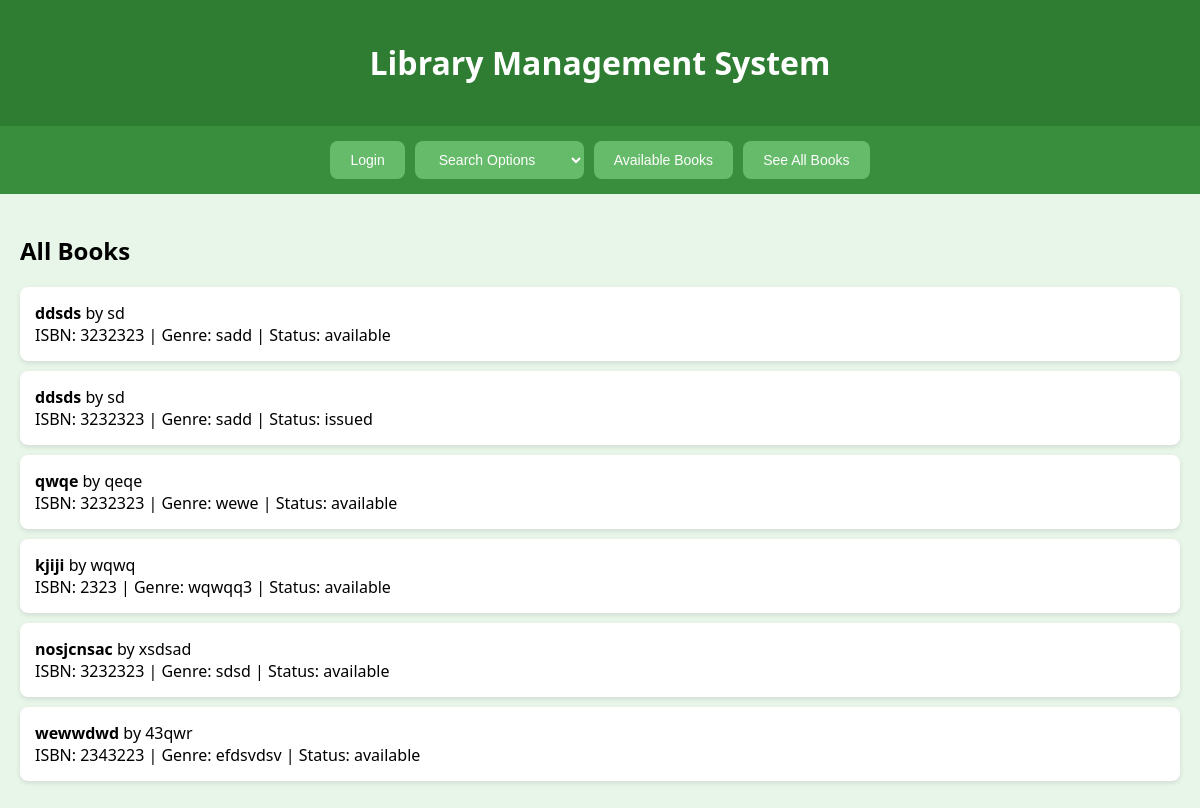
/books, run on the app's committed database.
### tables this page shows
CREATE TABLE books(
id INTEGER PRIMARY KEY AUTOINCREMENT,
ISBN TEXT NOT NULL,
title TEXT NOT NULL,
author TEXT NOT NULL,
publisher TEXT NOT NULL,
genre TEXT ,
price REAL NOT NULL, 
min_age TEXT NOT NULL,
pages INTEGER,
status TEXT NOT NULL
);

### app.py (the view)
@app.route('/books')
def see_all_books():
    conn = get_db_connection()
    books = conn.execute("SELECT * FROM books").fetchall()
    conn.close()
    return render_template('lms.html', books=books)

### app.py (called while the page is built)
def get_db_connection():
    conn = sqlite3.connect("lms_basic.db")
    conn.row_factory = sqlite3.Row
    conn.execute("PRAGMA foreign_keys = ON")
    return conn

### templates/lms.html (shortened to what this page needs)
<!DOCTYPE html>
<html>
<head>
</head>
<body>
    <header>
        <h1>Library Management System</h1>
    </header>
    <nav>
        {% if not session.get('username') %}
            <button onclick="showSection('login')">Login</button>
        {% endif %}
        <select onchange="handleSearchDropdown(this)">
            <option selected disabled>Search Options</option>
        </select>
        <button onclick="window.location.href='/available'">Available Books</button>
        <button onclick="window.location.href='/books'">See All Books</button>
    </nav>
    <section class="results-section">
        {% if books %}
            <h2>All Books</h2>
            <ul>
                {% for book in books %}
                    <li>
                        <strong>{{ book['title'] }}</strong> by {{ book['author'] }} <br>
                        ISBN: {{ book['ISBN'] }} | Genre: {{ book['genre'] }} | Status: {{ book['status'] }}
                    </li>
                {% endfor %}
            </ul>
        {% endif %}
    </section>
</body>
</html>

### templates/lms.html (style rules this page uses)
body { font-family: 'Segoe UI', Tahoma, Geneva, Verdana, sans-serif; background-color: #E8F5E9; margin: 0; padding: 0; }
header { background-color: #2E7D32; color: white; padding: 20px; text-align: center; }
nav { background-color: #388E3C; display: flex; flex-wrap: wrap; justify-content: center; padding: 10px; }
nav button, nav select, form button { background-color: #66BB6A; border: none; color: white; padding: 10px 20px; margin: 5px; cursor: pointer; font-size: 14px; border-radius: 8px; transition: background-color 0.3s ease; }
.results-section { padding: 20px; }
.results-section ul { list-style: none; padding: 0; }
.results-section li { background: #ffffff; margin: 10px 0; padding: 15px; border-radius: 8px; box-shadow: 0 2px 5px rgba(0,0,0,0.1); }

### data on the page
books: title "ddsds", author "sd", ISBN "3232323", genre "sadd", status "available"
books: title "ddsds", author "sd", ISBN "3232323", genre "sadd", status "issued"
books: title "qwqe", author "qeqe", ISBN "3232323", genre "wewe", status "available"
books: title "kjiji", author "wqwq", ISBN "2323", genre "wqwqq3", status "available"
books: title "nosjcnsac", author "xsdsad", ISBN "3232323", genre "sdsd", status "available"
books: title "wewwdwd", author "43qwr", ISBN "2343223", genre "efdsvdsv", status "available"
